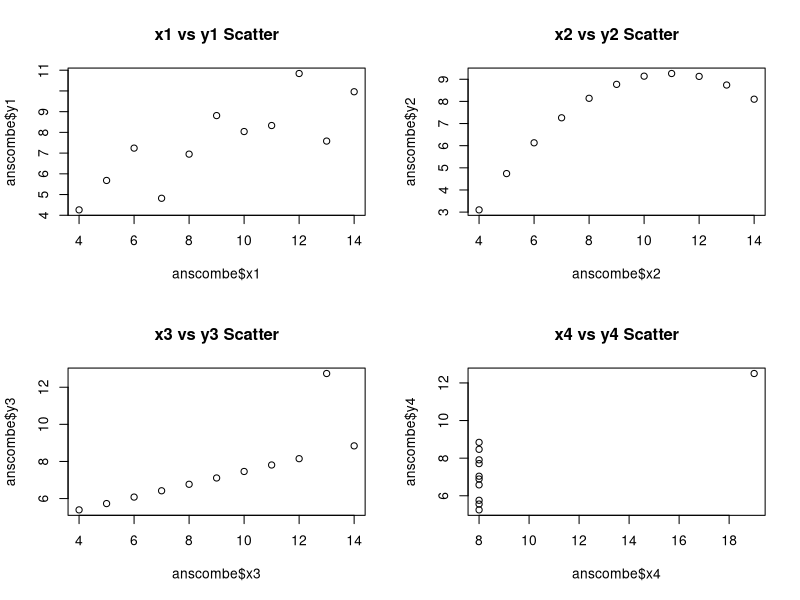
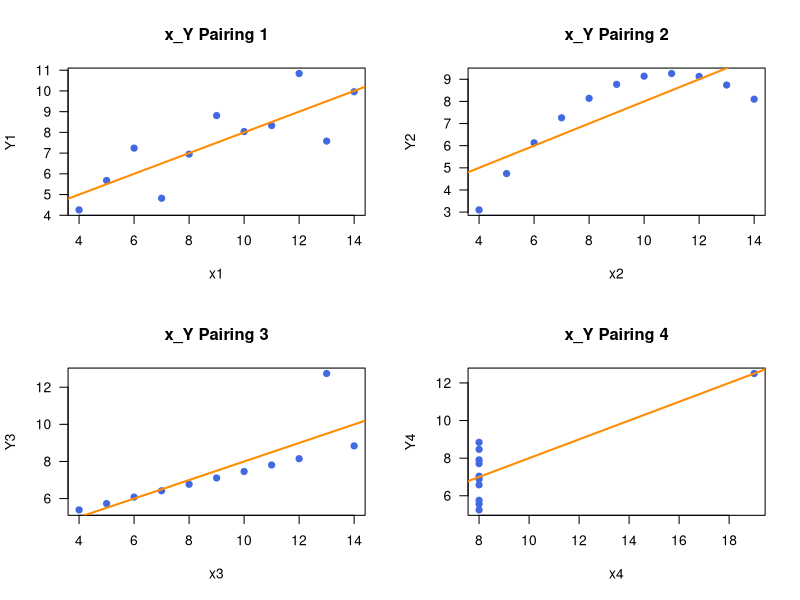

Recreate these plots in R, in order.
## ---- chunk 1
knitr::opts_chunk$set(echo = TRUE)
## ---- chunk 2
data(anscombe)
## ---- chunk 3
par(mfrow = c(2, 2))
plot(anscombe$x1, anscombe$y1, main = "x1 vs y1 Scatter")
plot(anscombe$x2, anscombe$y2, main = "x2 vs y2 Scatter")
plot(anscombe$x3, anscombe$y3, main = "x3 vs y3 Scatter")
plot(anscombe$x4, anscombe$y4, main = "x4 vs y4 Scatter")
par(mfrow = c(1, 1))
## ---- chunk 4
sapply(anscombe, function(x) c(Mean = mean(x), Std_Dev = sd(x)))
## ---- chunk 5
beta_0s <- c()
beta_1s <- c()

par(mfrow = c(2, 2))

# Loop through each of the four covariate-response pairs
for (i in 1:4) {
  # Find each of the variables by string-matching based on the index i
  x <- anscombe[[paste0("x", i)]]
  y <- anscombe[[paste0("y", i)]]
  
  b1 <- sum((x - mean(x)) * (y - mean(y))) / sum((x - mean(x))^2)
  b0 <- mean(y) - b1 * mean(x)
  beta_0s <- c(beta_0s, b0)
  beta_1s <- c(beta_1s, b1)
  
  plot(x, y, 
       main = paste("x_Y Pairing", i), 
       xlab = paste0("x", i), 
       ylab = paste0("Y", i),
       pch = 19, col = "royalblue", las = 1)
  
  # Fitted regression line based off calculated coefficients
  abline(a = b0, b = b1, col = "darkorange", lwd = 2)
}

par(mfrow = c(1, 1))
## ---- chunk 6
print(data.frame(x_Y_Pairing = 1:4, Intercept_b0 = beta_0s, Slope_b1 = beta_1s))
